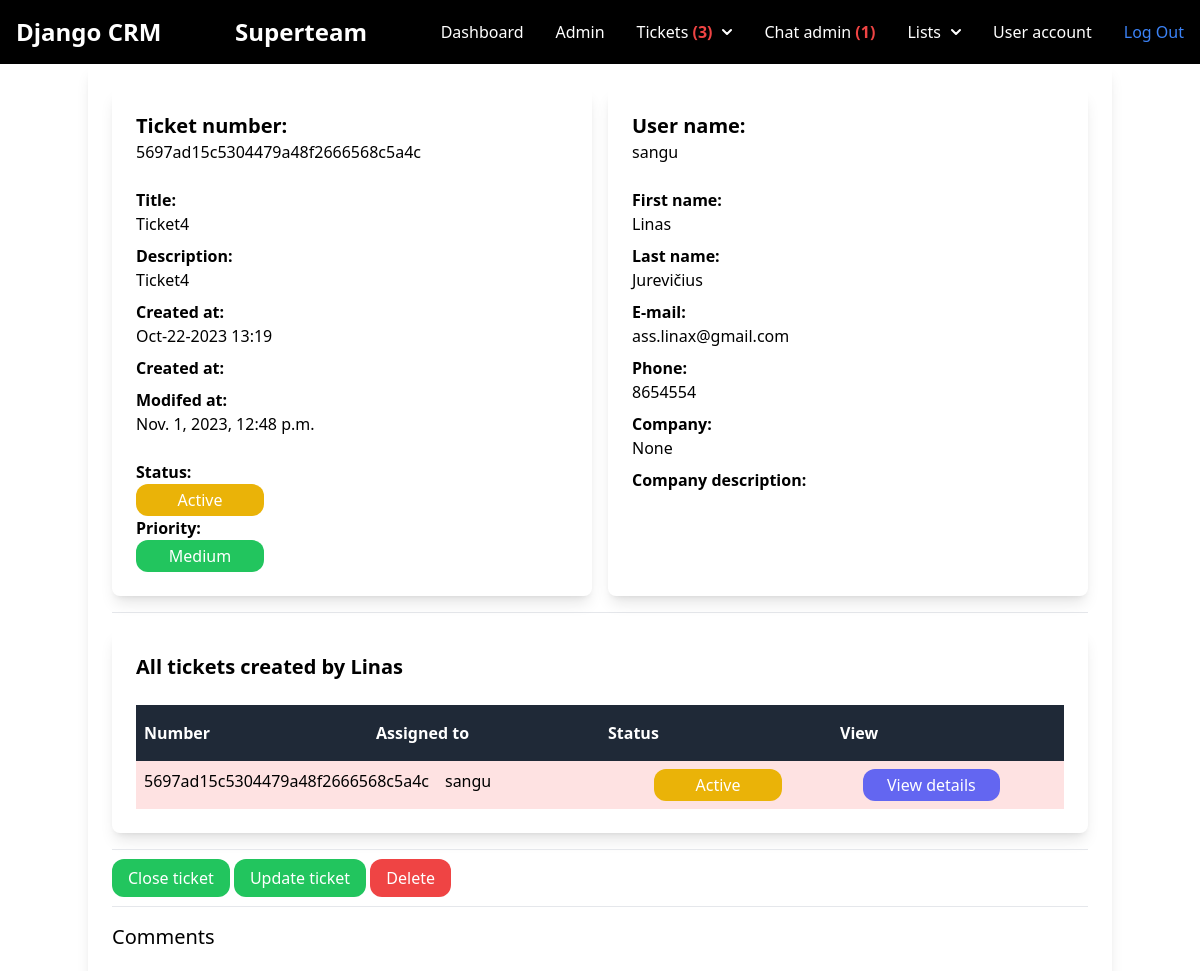
The page /dashboard/tickets/4/ (signed in, upper part) on the database as committed earlier.
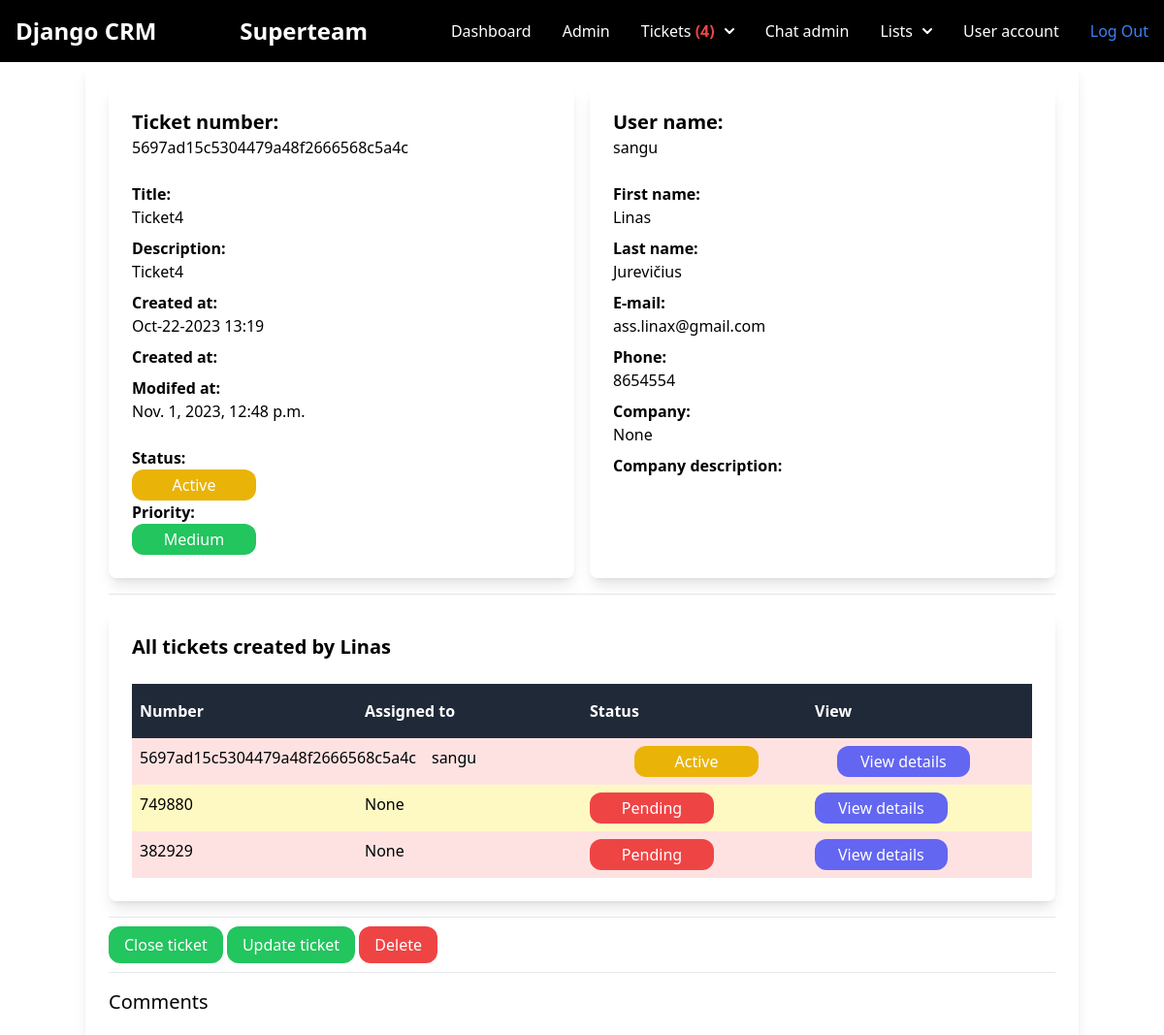
The same page on the database as committed later.
### ticket/models.py (models this page shows, shortened)
class Ticket(models.Model):
    ACTIVE = 'active'
    COMPLETED = 'completed'
    PENDING = 'pending'
    CHOICES_STATUS = (
        (ACTIVE, 'Active'),
        (COMPLETED, 'Completed'),
        (PENDING, 'Pending'),
    )
    LOW = 'low'
    MEDIUM = 'medium'
    HIGH = 'high'
    CHOICES_PRIORITY = (
        (LOW, 'Low'),
        (MEDIUM, 'Medium'),
        (HIGH, 'High'),
    )
    ticket_number = models.CharField(max_length=15, unique=True)
    title = models.CharField(max_length=100)
    description = models.TextField(blank=True, null=True)
    created_by = models.ForeignKey(User, related_name='tickets', on_delete=models.CASCADE)
    created_at = models.DateTimeField(auto_now_add=True)
    modified_at = models.DateTimeField(auto_now=True)
    assign_to = models.ForeignKey(User, on_delete=models.DO_NOTHING, null=True, blank=True)
    is_resolved = models.BooleanField(default=False)
    accepted_at = models.DateTimeField(null=True, blank=True)
    closed_at = models.DateTimeField(null=True, blank=True)
    status = models.CharField(max_length=15, choices=CHOICES_STATUS, default=PENDING)
    priority = models.CharField(max_length=15, choices=CHOICES_PRIORITY, default=MEDIUM)

### user/models.py (models this page shows)
class User(AbstractUser):
    phone = models.TextField(blank=True, null=True)
    is_customer = models.BooleanField(default=True)
    is_manager = models.BooleanField(default=False)

### ticket/views.py (the view)
# urls.py: path('<int:pk>/', views.ticket_detail, name='detail'),
@login_required
def ticket_detail(request, pk):
    ticket = get_object_or_404(Ticket, pk=pk)
    user = User.objects.get(username = ticket.created_by)
    user_tickets = Ticket.objects.filter(created_by=user)
    user_profile = UserProfile.objects.get(user=user)
    if request.method == 'POST':
        form = AddCommentForm(request.POST)
        if form.is_valid():
            comment = form.save(False)
            comment.created_by = request.user
            comment.ticket_id = pk
            comment.save()
            return redirect('tickets:detail', pk=pk)
    else:
        form = AddCommentForm()
    return render(request, 'ticket/ticket_detail.html', {
        'ticket': ticket,
        'user_tickets': user_tickets,
        'user_profile': user_profile,
        'form': form,
        'fileform':AddFileForm(),
    })

### chat/context_processors.py (called while the page is built)
def chat_waiting(request):
    waiting_chat = Room.objects.filter(status='waiting')
    return {'waiting_chat': waiting_chat}

### team/context_processors.py (called while the page is built)
def active_team(request):
    if request.user.is_authenticated:
        if request.user.userprofile.active_team:
            active_team = request.user.userprofile.active_team
        else:
            active_team = Team.objects.filter(created_by=request.user)[0]
    else:
        active_team = None
    return {'active_team': active_team}

### ticket/context_processors.py (called while the page is built)
def pending_tickets(request):
    pending_tickets = 0
    if request.user.is_authenticated:
        if request.user.is_manager:
            pending_tickets = Ticket.objects.filter(status='pending')
        else:
            pending_tickets = pending_tickets
    else:
        pending_tickets = pending_tickets
    return {'pending_tickets': pending_tickets}

def workspace_tickets(request):
    if request.user.is_authenticated:
        workspace_tickets = Ticket.objects.filter(assign_to=request.user, is_resolved=False)
    else:
        workspace_tickets = 0
    return {'workspace_tickets': workspace_tickets}

### ticket/templates/ticket/ticket_detail.html (shortened to what the changed rows need)
{% extends 'app/base.html'  %}
{% block content %}
<div class="container mx-auto shadow-lg rounded-lg py-6 px-6">
    <div class="grid grid-cols-2 gap-4">
        <div class="container mx-auto shadow-lg rounded-lg py-6 px-6">
            <h1 class="text-xl font-semibold">Ticket number:</h1>
            <h2 class="mb-6 text-l">{{ ticket.ticket_number }}</h2>
            <p class="font-semibold">Title:</p>
            <p class="mb-2">{{ ticket.title }}</p>
            <p class="font-semibold">Description:</p>
            <p class="mb-2">{{ ticket.description }}</p>
            <p class="font-semibold">Created at:</p>
            <p class="mb-2">{{ ticket.created_at|date:"M-d-Y H:i" }}</p>
            <p class="font-semibold">Created at:</p>
            <p class="font-semibold">Modifed at:</p>
            <p class="mb-6">{{ ticket.modified_at }}</p>
            <p class="font-semibold">Status:</p>
            {% if ticket.status == 'active' %}
            <span class="inline-block py-1 px-6 bg-yellow-500 rounded-xl text-white w-32 text-center">{{ ticket.get_status_display }}</span>
            {% elif ticket.status == 'completed' %}
            <span class="inline-block py-1 px-6 bg-black rounded-xl text-white w-32 text-center">{{ ticket.get_status_display }}</span>
            {% elif ticket.status == 'pending' %}
            <span class="inline-block py-1 px-6 bg-red-500 rounded-xl text-white w-32 text-center">{{ ticket.get_status_display }}</span>
            {% endif %}
            <p class="font-semibold">Priority:</p>
            {% if ticket.priority == 'low' %}
            <span class="inline-block py-1 px-6 bg-yellow-500 rounded-xl text-white w-32 text-center">{{ ticket.get_priority_display }}</span>
            {% elif ticket.priority == 'medium' %}
            <span class="inline-block py-1 px-6 bg-green-500 rounded-xl text-white w-32 text-center">{{ ticket.get_priority_display }}</span>
            {% elif ticket.priority == 'high' %}
            <span class="inline-block py-1 px-6 bg-red-500 rounded-xl text-white w-32 text-center">{{ ticket.get_priority_display }}</span>
            {% endif %}
        </div>
        <div class="container mx-auto shadow-lg rounded-lg py-6 px-6">
            <h1 class="text-xl font-semibold">User name:</h1>
            <h2 class="mb-6 text-l">{{ user.username }}</h2>
        </div>
    </div>
    <div class="container mx-auto shadow-lg rounded-lg py-6 px-6">
        <h1 class="text-xl font-semibold">All tickets created by {{ ticket.created_by }}</h1>
        <div class="mt-6 flex justify-between">
            <p class="py-4 px-2 bg-gray-800 font-semibold w-full text-white">Number</p>
            <p class="py-4 px-2 bg-gray-800 font-semibold w-full text-white">Assigned to</p>
            <p class="py-4 px-2 bg-gray-800 font-semibold w-full text-white">Status</p>
            <p class="py-4 px-2 bg-gray-800 font-semibold w-full text-white">View</p>
        </div>
        {% for user_ticket in user_tickets %}
        <div class="flex justify-between">
            <p class="py-2 px-2 w-full {% cycle 'bg-red-100' 'bg-yellow-100' %}">
                {{ user_ticket.ticket_number }}
            </p>
            <p class="py-2 px-2 w-full {% cycle 'bg-red-100' 'bg-yellow-100' %}">
                {{ user_ticket.assign_to }}
            </p>
            <p class="py-2 px-2 w-full {% cycle 'bg-red-100' 'bg-yellow-100' %}">
                {% if user_ticket.status == 'active' %}
                <span class="inline-block py-1 px-6 bg-yellow-500 rounded-xl text-white w-32 text-center">{{ user_ticket.get_status_display }}</span>
                {% elif user_ticket.status == 'completed' %}
                <span class="inline-block py-1 px-6 bg-black rounded-xl text-white w-32 text-center">{{ user_ticket.get_status_display }}</span>
                {% elif user_ticket.status == 'pending' %}
                <span class="inline-block py-1 px-6 bg-red-500 rounded-xl text-white w-32 text-center">{{ user_ticket.get_status_display }}</span>
                {% endif %}
            </p>
            <p class="py-2 px-2 w-full {% cycle 'bg-red-100' 'bg-yellow-100' %}">
                <a href="{% url 'tickets:detail' ticket.id %}" class="inline-block py-1 px-6 bg-indigo-500 rounded-xl text-white">View details</a>
            </p>
        </div>
        {% endfor %}
    </div>
    <h2 class="mb-6 text-xl">Comments</h2>
</div>
    {% endblock %}

### app/templates/app/base.html (shortened to what the changed rows need)
{% load static %}
<!doctype html>
<html lang="en">
<head>
    <link rel="stylesheet" type="text/css" href="{% static 'src/output.css' %}">
    <script src="https://cdn.tailwindcss.com"></script>
</head>
<body>
    <nav class="bg-black border-gray-200 dark:bg-black dark:border-gray-700">
        <div class="max-w-screen-xl flex flex-wrap items-center justify-between mx-auto p-4">
            <div class="hidden w-full md:block md:w-auto" id="navbar-multi-level">
                <ul class="flex flex-col font-medium p-4 md:p-0 mt-4 border border-gray-100 rounded-lg bg-black md:flex-row md:space-x-8 md:mt-0 md:border-0 md:bg-black bg-gray-800 md:bg-black dark:border-gray-700 text-white">
                    {% if request.user.is_authenticated %}
                    {% if request.user.is_manager %}
                    <li>
                        <button id="dropdownNavbrLink" data-dropdown-toggle="dropdownNavbar" class="flex items-center justify-between w-full py-2 pl-3 pr-4  text-gray-700 border-b border-gray-100 hover:bg-gray-50 md:hover:bg-transparent md:border-0 md:hover:text-blue-700 md:p-0 md:w-auto text-white md:dark:hover:text-blue-500 dark:focus:text-white dark:border-gray-700 dark:hover:bg-gray-700 md:dark:hover:bg-transparent">
                            Tickets&nbsp; {% if pending_tickets.count > 0 %} <span class="text-red-500 font-bold"> ({{ pending_tickets.count }}) {% endif %}</span><svg class="w-2.5 h-2.5 ml-2.5" aria-hidden="true" xmlns="http://www.w3.org/2000/svg" fill="none" viewBox="0 0 10 6">
                                <path stroke="currentColor" stroke-linecap="round" stroke-linejoin="round" stroke-width="2" d="m1 1 4 4 4-4" />
                            </svg>
                        </button>
                    </li>
                    {% endif %}
                    {% endif %}
                    {% if request.user.is_manager %}
                    <li>
                        <a href="{% url 'chat:admin' %}" class="block py-2 pl-3 pr-4 text-white rounded hover:bg-gray-100 md:hover:bg-transparent md:border-0 md:hover:text-blue-700 md:p-0 dark:text-white md:dark:hover:text-blue-500 dark:hover:bg-gray-700 dark:hover:text-white md:dark:hover:bg-transparent">Chat admin {% if waiting_chat.count > 0 %} <span class="text-red-500 font-bold">({{ waiting_chat.count }}) {% endif %}</span></a>
                    </li>
                    {% endif %}
                </ul>
            </div>
        </div>
    </nav>
    {% block content %}
    {% endblock%}
</body>
</html>

Rows that differ between the two databases and show on the page:
added Ticket: ticket_number "749880", assign_to "None", status "Pending"
added Ticket: ticket_number "382929", assign_to "None", status "Pending"
Other text that changed with them:
{{ pending_tickets.count }}: "3" → "4"
{{ waiting_chat.count }}: "1" → (not shown)
